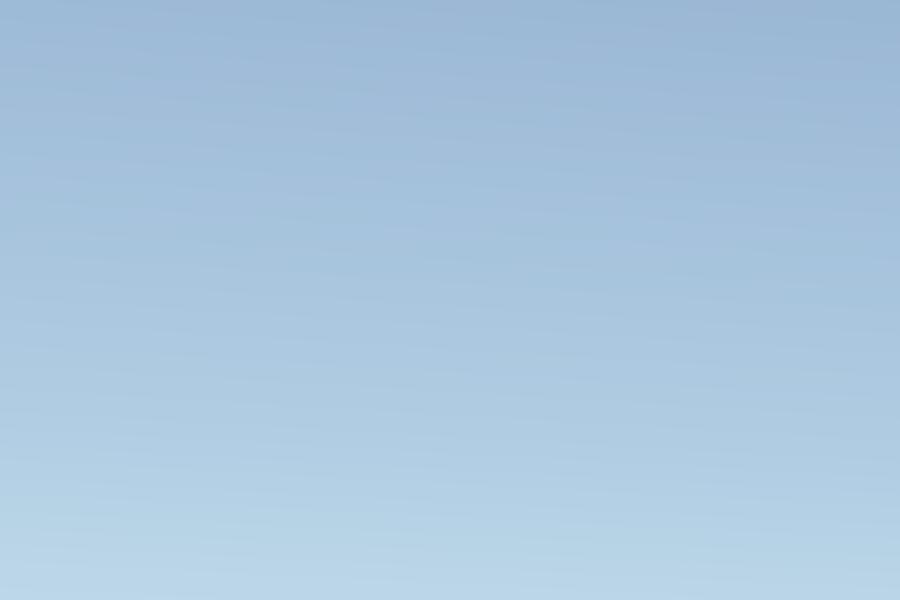
#> input picture AnnotationSystem/tutorial/color_harmony/img/1/img1.jpg, 900 x 600 px
$ python -i test.py   (imports and definitions only)
#> lines starting #> are read from the running program, lines starting #| are printed output that depends on the picture; after the words box and inside, x2 and y2 are one past the last pixel; in counts of white or black regions, pixels touching at a corner belong together
import torch
from torch.autograd import Variable
import cv2
import numpy as np

def detect_saliency(img, scale=6, q_value=0.95, target_size=(224,224)):
#> called with scale = 6, q_value = 0.95, target_size = (224, 224)
    img_gray = cv2.cvtColor(img, cv2.COLOR_RGB2GRAY)
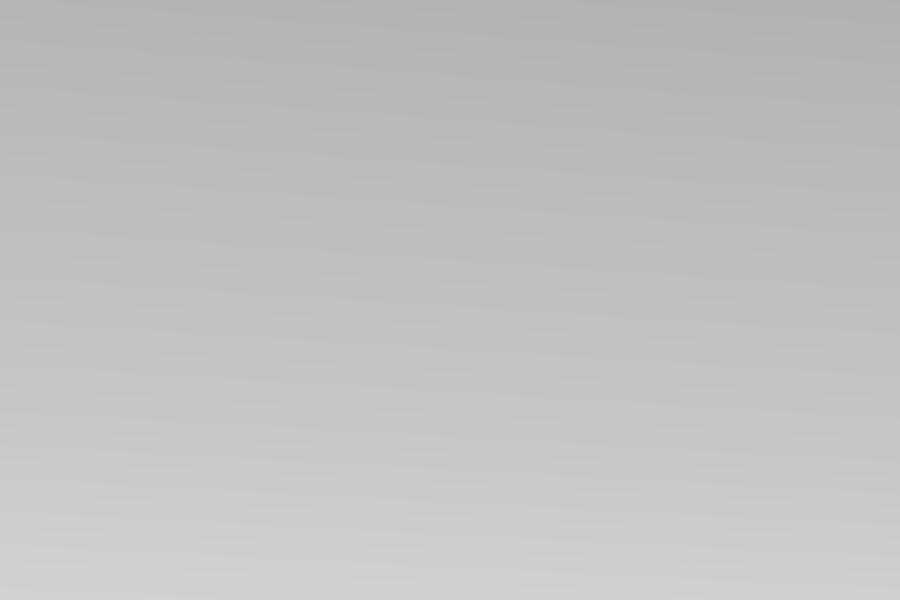
#> img_gray: shape (600, 900); min 177, max 210, mean 192.8
#     cv2.imwrite('test.jpg', img_gray)

#     W, H = img_gray.shape
#     img_resize = cv2.resize(img_gray, (H // scale, W // scale), interpolation=cv2.INTER_AREA)

    H, W = img_gray.shape
#> H = 600; W = 900
    img_resize = cv2.resize(img_gray, (W // scale, H // scale), interpolation=cv2.INTER_AREA)
    myFFT = np.fft.fft2(img_resize)
    myPhase = np.angle(myFFT)
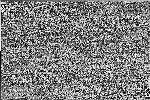
#> myPhase: shape (100, 150) float64; min -3.14, max 3.14, mean 1.89e-17; drawn with min black and max white
    myLogAmplitude = np.log(np.abs(myFFT) + 0.000001)
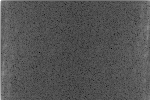
#> myLogAmplitude: shape (100, 150) float64; min -3.29, max 14.88, mean 2.71; drawn with min black and max white
    #A(f). $B6I=jJ?6Q%U%#%k%?(Bhn(f)->(3,3)
    myAvg = cv2.blur(myLogAmplitude, (3, 3))
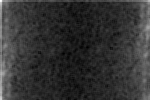
#> myAvg: shape (100, 150) float64; min 1.18, max 8.59, mean 2.69; drawn with min black and max white
    mySpectralResidual = myLogAmplitude - myAvg
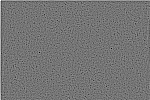
#> mySpectralResidual: shape (100, 150) float64; min -5.3, max 6.29, mean 0.0194; drawn with min black and max white

    m = np.exp(mySpectralResidual) * (np.cos(myPhase) + complex(1j) * np.sin(myPhase))
    #$B5U%U!<%j%(JQ49(B np.fft.ifft2()
    saliencyMap = np.abs(np.fft.ifft2(m)) ** 2
    saliencyMap = cv2.GaussianBlur(saliencyMap, (9, 9), 2.5)
    saliencyMap = cv2.resize(saliencyMap, target_size, interpolation=cv2.INTER_LINEAR)
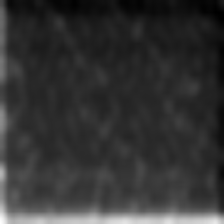
#> saliencyMap: shape (224, 224) float64; min 0.000323, max 0.00636, mean 0.00156; drawn with min black and max white
    threshold = np.quantile(saliencyMap.reshape(-1), q_value)
#> threshold = 0.0034
    if threshold > 0:
        saliencyMap[saliencyMap > threshold] = threshold
#> saliencyMap: shape (224, 224) float64; 5% of pixels changed, all inside (x1, y1, x2, y2) = (0, 111, 224, 224)
        saliencyMap = (saliencyMap - saliencyMap.min()) / threshold
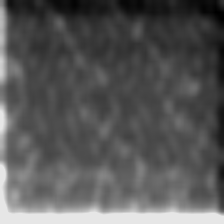
#> saliencyMap: shape (224, 224) float64; min 0, max 0.905, mean 0.347
    return saliencyMap

def main():
    test = torch.randn([1,3,224,224])
    test = Variable(test)
    test = test.squeeze().cpu().numpy().transpose(1,2,0)
    print(test.shape)
    sal_test = detect_saliency(test)

# [2 lines not run here, left out]

>>> import cv2
>>> picture = cv2.cvtColor(cv2.imread('../../../AnnotationSystem/tutorial/color_harmony/img/1/img1.jpg'), cv2.COLOR_BGR2RGB)
>>> result = detect_saliency(picture)

$ run again, on AnnotationSystem/tutorial/color_harmony/img/1/img2.jpg
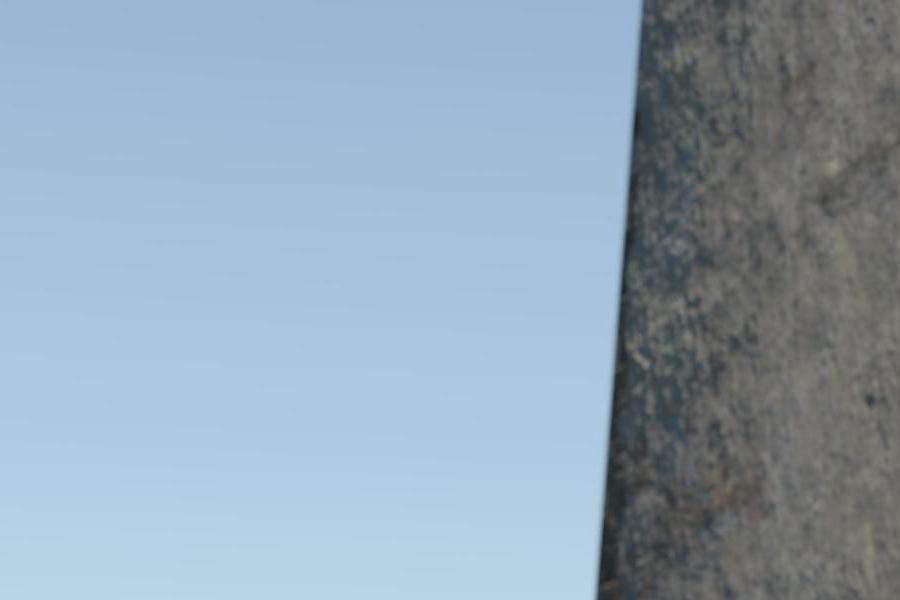
#> input picture AnnotationSystem/tutorial/color_harmony/img/1/img2.jpg, 900 x 600 px
#> in detect_saliency, `saliencyMap = cv2.resize(saliencyMap, target_size, interpolation=cv2.I..`:
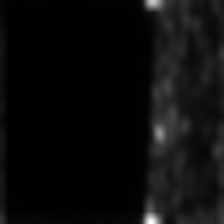
#> saliencyMap: shape (224, 224) float64; min 2.57e-06, max 0.00222, mean 0.000109; drawn with min black and max white
#> threshold = 0.000389
#> in detect_saliency, `saliencyMap[saliencyMap > threshold] = threshold`:
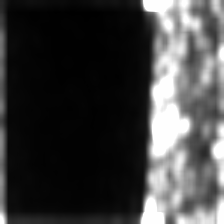
#> saliencyMap: shape (224, 224) float64; 5% of pixels changed, all inside (x1, y1, x2, y2) = (0, 0, 224, 224); drawn with min black and max white

$ run again, on AnnotationSystem/tutorial/color_harmony/img/1/img3.jpg
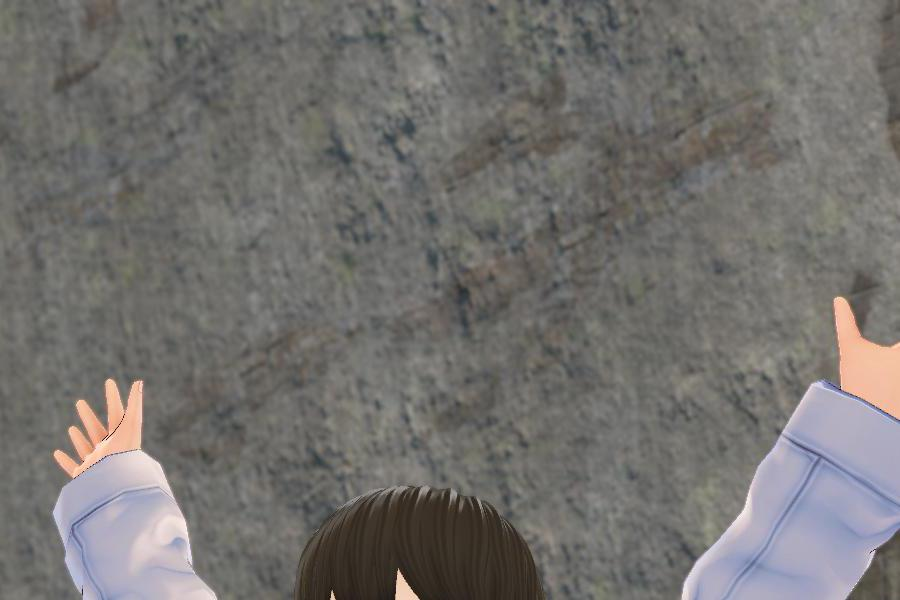
#> input picture AnnotationSystem/tutorial/color_harmony/img/1/img3.jpg, 900 x 600 px
#> threshold = 0.000354
#> in detect_saliency, `saliencyMap[saliencyMap > threshold] = threshold`:
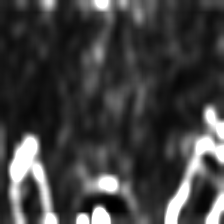
#> saliencyMap: shape (224, 224) float64; min 7.38e-06, max 0.000354, mean 9.38e-05; drawn with min black and max white
